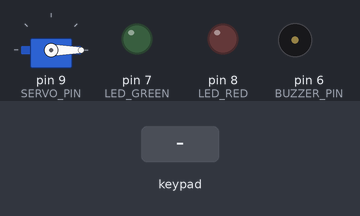
A sketch run on a simulated Arduino Uno, built with avr-gcc and run on an emulated ATmega328P. On the bench: servo, output pins drawn as LEDs (lit = HIGH), buzzer (waves = sounding). The test bench sets the inputs (shaded band). What the sketch prints to the serial monitor is not drawn.

Above: at 1.2 s.
1.3 s: key '#' pressed
At 1.5 s:
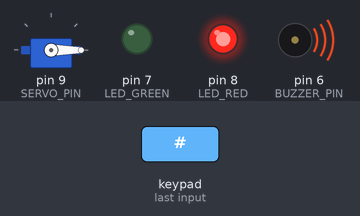
At 2.8 s:
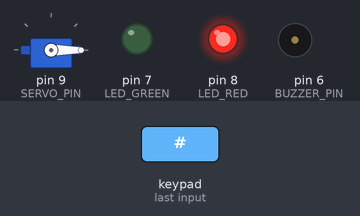
4.3 s: keypad keys 1 2 3 4 # pressed 0.4 s apart
At 7.2 s:
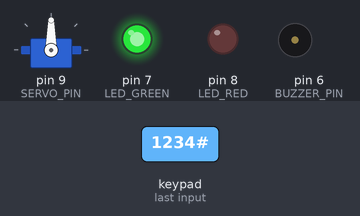
Timing chart, 0 to 10.0 s (numbered marks = the images above; inputs shaded):
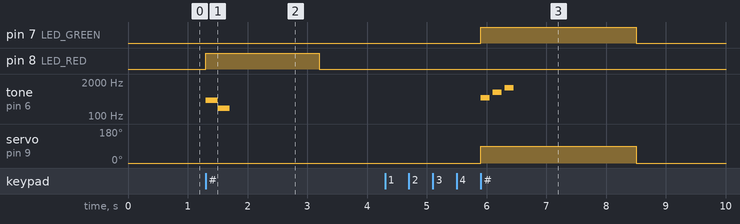

The sketch:

sketch.ino
```cpp
#include <Keypad.h>
#include <Servo.h>

#define BUZZER_PIN 6
#define LED_GREEN 7
#define LED_RED 8
#define SERVO_PIN 9

Servo lockServo;

String password = "1234";
String inputPass = "";

const byte ROWS = 4;
const byte COLS = 4;

char hexaKeys[ROWS][COLS] = {
  {'1', '2', '3', 'A'},
  {'4', '5', '6', 'B'},
  {'7', '8', '9', 'C'},
  {'*', '0', '#', 'D'}
};

byte rowPins[ROWS] = {10, 11, 12, 13};
byte colPins[COLS] = {A0, A1, A2, A3};

Keypad keypad = Keypad(makeKeymap(hexaKeys), rowPins, colPins, ROWS, COLS);

void beepWrong() {
  tone(BUZZER_PIN, 400, 200);
  delay(200);
  tone(BUZZER_PIN, 200, 200);
  delay(200);
}

void melodyOpen() {
  tone(BUZZER_PIN, 500, 150);
  delay(200);
  tone(BUZZER_PIN, 800, 150);
  delay(200);
  tone(BUZZER_PIN, 1200, 150);
  delay(200);
}

void openDoor() {
  digitalWrite(LED_GREEN, HIGH);
  digitalWrite(LED_RED, LOW);
  lockServo.write(90);
  melodyOpen();
  delay(2000);
  lockServo.write(0);
  digitalWrite(LED_GREEN, LOW);
}

void wrongPass() {
  digitalWrite(LED_RED, HIGH);
  digitalWrite(LED_GREEN, LOW);
  beepWrong();
  delay(1500);
  digitalWrite(LED_RED, LOW);
}

void setup() {
  Serial.begin(9600);

  pinMode(BUZZER_PIN, OUTPUT);
  pinMode(LED_GREEN, OUTPUT);
  pinMode(LED_RED, OUTPUT);

  lockServo.attach(SERVO_PIN);
  lockServo.write(0);

  Serial.println("Enter Password:");
}

void loop() {
  char key = keypad.getKey();

  if (key) {
    Serial.print(key);

    if (key == '#') {
      if (inputPass == password) {
        Serial.println(" -> Correct!");
        openDoor();
      } else {
        Serial.println(" -> Wrong!");
        wrongPass();
      }
      inputPass = "";
    }
    else if (key == '*') {
      inputPass = "";
      Serial.println("\nCleared");
    }
    else {
      inputPass += key;
    }
  }
}
```

Measured:
- after the input at 1.3 s, pin 8 (LED_RED): LOW → HIGH at once, → LOW 1.9 s later; tone on pin 6 (BUZZER_PIN): silent → 400 Hz at once, → 200 Hz 0.20 s later, → silent 0.20 s later
- after the input at 4.3 s, pin 7 (LED_GREEN): LOW → HIGH after 1.6 s, → LOW 2.6 s later; tone on pin 6 (BUZZER_PIN): plays 500 Hz for 0.15 s, 800 Hz for 0.15 s, 1200 Hz for 0.15 s, starting after 1.6 s; servo on pin 9 (SERVO_PIN): 0° → 90° after 1.6 s, → 0° 2.6 s later
